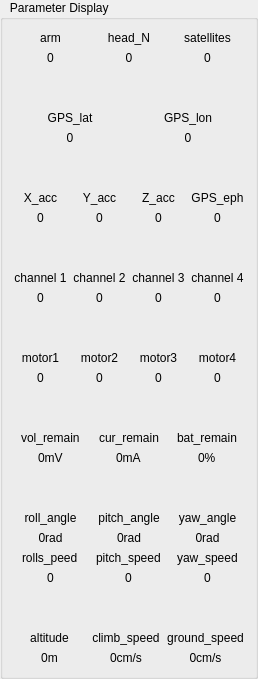
      <widget class="QGroupBox" name="groupBox_3">
       <property name="sizePolicy">
        <sizepolicy hsizetype="Fixed" vsizetype="Expanding">
         <horstretch>0</horstretch>
         <verstretch>0</verstretch>
        </sizepolicy>
       </property>
       <property name="title">
        <string>   Parameter Display</string>
       </property>
       <layout class="QGridLayout" name="gridLayout_21">
        <item row="4" column="0">
         <spacer name="verticalSpacer_2">
          <property name="orientation">
           <enum>Qt::Vertical</enum>
          </property>
          <property name="sizeHint" stdset="0">
           <size>
            <width>20</width>
            <height>40</height>
           </size>
          </property>
         </spacer>
        </item>
        <item row="11" column="0">
         <spacer name="verticalSpacer_5">
          <property name="orientation">
           <enum>Qt::Vertical</enum>
          </property>
          <property name="sizeHint" stdset="0">
           <size>
            <width>20</width>
            <height>40</height>
           </size>
          </property>
         </spacer>
        </item>
        <item row="21" column="0">
         <layout class="QGridLayout" name="gridLayout_7">
          <item row="0" column="0">
           <widget class="QLabel" name="label_24">
            <property name="text">
             <string>altitude</string>
            </property>
            <property name="alignment">
             <set>Qt::AlignCenter</set>
            </property>
           </widget>
          </item>
          <item row="0" column="1">
           <widget class="QLabel" name="label_25">
            <property name="text">
             <string>climb_speed</string>
            </property>
            <property name="alignment">
             <set>Qt::AlignCenter</set>
            </property>
           </widget>
          </item>
          <item row="0" column="2">
           <widget class="QLabel" name="label_31">
            <property name="text">
             <string>ground_speed</string>
            </property>
            <property name="alignment">
             <set>Qt::AlignCenter</set>
            </property>
           </widget>
          </item>
          <item row="1" column="0">
           <widget class="QLabel" name="label_altitude">
            <property name="text">
             <string>0m</string>
            </property>
            <property name="alignment">
             <set>Qt::AlignCenter</set>
            </property>
           </widget>
          </item>
          <item row="1" column="1">
           <widget class="QLabel" name="label_climb_speed">
            <property name="text">
             <string>0cm/s</string>
            </property>
            <property name="alignment">
             <set>Qt::AlignCenter</set>
            </property>
           </widget>
          </item>
          <item row="1" column="2">
           <widget class="QLabel" name="label_ground_speed">
            <property name="text">
             <string>0cm/s</string>
            </property>
            <property name="alignment">
             <set>Qt::AlignCenter</set>
            </property>
           </widget>
          </item>
         </layout>
        </item>
        <item row="10" column="0">
         <layout class="QGridLayout" name="gridLayout_9">
          <item row="1" column="0">
           <widget class="QLabel" name="label_motor1">
            <property name="text">
             <string>0</string>
            </property>
            <property name="alignment">
             <set>Qt::AlignCenter</set>
            </property>
           </widget>
          </item>
          <item row="1" column="3">
           <widget class="QLabel" name="label_motor4">
            <property name="text">
             <string>0</string>
            </property>
            <property name="alignment">
             <set>Qt::AlignCenter</set>
            </property>
           </widget>
          </item>
          <item row="1" column="1">
           <widget class="QLabel" name="label_motor2">
            <property name="text">
             <string>0</string>
            </property>
            <property name="alignment">
             <set>Qt::AlignCenter</set>
            </property>
           </widget>
          </item>
          <item row="0" column="0">
           <widget class="QLabel" name="label_27">
            <property name="text">
             <string>motor1</string>
            </property>
            <property name="alignment">
             <set>Qt::AlignCenter</set>
            </property>
           </widget>
          </item>
          <item row="1" column="2">
           <widget class="QLabel" name="label_motor3">
            <property name="text">
             <string>0</string>
            </property>
            <property name="alignment">
             <set>Qt::AlignCenter</set>
            </property>
           </widget>
          </item>
          <item row="0" column="3">
           <widget class="QLabel" name="label_30">
            <property name="text">
             <string>motor4</string>
            </property>
            <property name="alignment">
             <set>Qt::AlignCenter</set>
            </property>
           </widget>
          </item>
          <item row="0" column="1">
           <widget class="QLabel" name="label_28">
            <property name="text">
             <string>motor2</string>
            </property>
            <property name="alignment">
             <set>Qt::AlignCenter</set>
            </property>
           </widget>
          </item>
          <item row="0" column="2">
           <widget class="QLabel" name="label_29">
            <property name="text">
             <string>motor3</string>
            </property>
            <property name="alignment">
             <set>Qt::AlignCenter</set>
            </property>
           </widget>
          </item>
         </layout>
        </item>
        <item row="9" column="0">
         <spacer name="verticalSpacer_4">
          <property name="orientation">
           <enum>Qt::Vertical</enum>
          </property>
          <property name="sizeHint" stdset="0">
           <size>
            <width>20</width>
            <height>40</height>
           </size>
          </property>
         </spacer>
        </item>
        <item row="8" column="0">
         <layout class="QGridLayout" name="gridLayout_4">
          <item row="0" column="0">
           <widget class="QLabel" name="label_12">
            <property name="text">
             <string>channel 1</string>
            </property>
            <property name="alignment">
             <set>Qt::AlignCenter</set>
            </property>
           </widget>
          </item>
          <item row="0" column="1">
           <widget class="QLabel" name="label_13">
            <property name="text">
             <string>channel 2</string>
            </property>
            <property name="alignment">
             <set>Qt::AlignCenter</set>
            </property>
           </widget>
          </item>
          <item row="0" column="2">
           <widget class="QLabel" name="label_14">
            <property name="text">
             <string>channel 3</string>
            </property>
            <property name="alignment">
             <set>Qt::AlignCenter</set>
            </property>
           </widget>
          </item>
          <item row="0" column="3">
           <widget class="QLabel" name="label_26">
            <property name="text">
             <string>channel 4</string>
            </property>
            <property name="alignment">
             <set>Qt::AlignCenter</set>
            </property>
           </widget>
          </item>
          <item row="1" column="0">
           <widget class="QLabel" name="label_channel1">
            <property name="text">
             <string>0</string>
            </property>
            <property name="alignment">
             <set>Qt::AlignCenter</set>
            </property>
           </widget>
          </item>
          <item row="1" column="1">
           <widget class="QLabel" name="label_channel2">
            <property name="text">
             <string>0</string>
            </property>
            <property name="alignment">
             <set>Qt::AlignCenter</set>
            </property>
           </widget>
          </item>
          <item row="1" column="2">
           <widget class="QLabel" name="label_channel3">
            <property name="text">
             <string>0</string>
            </property>
            <property name="alignment">
             <set>Qt::AlignCenter</set>
            </property>
           </widget>
          </item>
          <item row="1" column="3">
           <widget class="QLabel" name="label_channel4">
            <property name="text">
             <string>0</string>
            </property>
            <property name="alignment">
             <set>Qt::AlignCenter</set>
            </property>
           </widget>
          </item>
         </layout>
        </item>
        <item row="2" column="0">
         <spacer name="verticalSpacer">
          <property name="orientation">
           <enum>Qt::Vertical</enum>
          </property>
          <property name="sizeHint" stdset="0">
           <size>
            <width>20</width>
            <height>40</height>
           </size>
          </property>
         </spacer>
        </item>
        <item row="13" column="0">
         <spacer name="verticalSpacer_6">
          <property name="orientation">
           <enum>Qt::Vertical</enum>
          </property>
          <property name="sizeHint" stdset="0">
           <size>
            <width>20</width>
            <height>40</height>
           </size>
          </property>
         </spacer>
        </item>
        <item row="20" column="0">
         <spacer name="verticalSpacer_7">
          <property name="orientation">
           <enum>Qt::Vertical</enum>
          </property>
          <property name="sizeHint" stdset="0">
           <size>
            <width>20</width>
            <height>40</height>
           </size>
          </property>
         </spacer>
        </item>
        <item row="19" column="0">
         <layout class="QGridLayout" name="gridLayout_20">
          <item row="0" column="0" alignment="Qt::AlignHCenter">
           <widget class="QLabel" name="label_57">
            <property name="text">
             <string>rolls_peed</string>
            </property>
           </widget>
          </item>
          <item row="0" column="1" alignment="Qt::AlignHCenter">
           <widget class="QLabel" name="label_58">
            <property name="text">
             <string>pitch_speed</string>
            </property>
           </widget>
          </item>
          <item row="0" column="2" alignment="Qt::AlignHCenter">
           <widget class="QLabel" name="label_59">
            <property name="text">
             <string>yaw_speed</string>
            </property>
           </widget>
          </item>
          <item row="1" column="0" alignment="Qt::AlignHCenter">
           <widget class="QLabel" name="label_rollspeed">
            <property name="text">
             <string>0</string>
            </property>
           </widget>
          </item>
          <item row="1" column="1" alignment="Qt::AlignHCenter">
           <widget class="QLabel" name="label_pitchspeed">
            <property name="text">
             <string>0</string>
            </property>
           </widget>
          </item>
          <item row="1" column="2" alignment="Qt::AlignHCenter">
           <widget class="QLabel" name="label_yawspeed">
            <property name="text">
             <string>0</string>
            </property>
           </widget>
          </item>
         </layout>
        </item>
        <item row="0" column="0">
         <layout class="QGridLayout" name="gridLayout_19">
          <item row="1" column="1">
           <widget class="QLabel" name="label_head_N">
            <property name="text">
             <string>0</string>
            </property>
            <property name="alignment">
             <set>Qt::AlignCenter</set>
            </property>
           </widget>
          </item>
          <item row="0" column="2">
           <widget class="QLabel" name="label_56">
            <property name="text">
             <string>satellites</string>
            </property>
            <property name="alignment">
             <set>Qt::AlignCenter</set>
            </property>
           </widget>
          </item>
          <item row="0" column="1">
           <widget class="QLabel" name="label_55">
            <property name="text">
             <string>head_N</string>
            </property>
            <property name="alignment">
             <set>Qt::AlignCenter</set>
            </property>
           </widget>
          </item>
          <item row="0" column="0">
           <widget class="QLabel" name="label_53">
            <property name="text">
             <string>arm</string>
            </property>
            <property name="alignment">
             <set>Qt::AlignCenter</set>
            </property>
           </widget>
          </item>
          <item row="1" column="2">
           <widget class="QLabel" name="label_satellites">
            <property name="text">
             <string>0</string>
            </property>
            <property name="alignment">
             <set>Qt::AlignCenter</set>
            </property>
           </widget>
          </item>
          <item row="1" column="0">
           <widget class="QLabel" name="label_arm">
            <property name="text">
             <string>0</string>
            </property>
            <property name="alignment">
             <set>Qt::AlignCenter</set>
            </property>
           </widget>
          </item>
         </layout>
        </item>
        <item row="12" column="0">
         <layout class="QGridLayout" name="gridLayout_6">
          <item row="0" column="0" alignment="Qt::AlignHCenter">
           <widget class="QLabel" name="label_21">
            <property name="text">
             <string>vol_remain</string>
            </property>
           </widget>
          </item>
          <item row="0" column="1" alignment="Qt::AlignHCenter">
           <widget class="QLabel" name="label_22">
            <property name="text">
             <string>cur_remain</string>
            </property>
           </widget>
          </item>
          <item row="0" column="2" alignment="Qt::AlignHCenter">
           <widget class="QLabel" name="label_23">
            <property name="text">
             <string>bat_remain</string>
            </property>
           </widget>
          </item>
          <item row="1" column="0" alignment="Qt::AlignHCenter">
           <widget class="QLabel" name="label_vol_remain">
            <property name="text">
             <string>0mV</string>
            </property>
           </widget>
          </item>
          <item row="1" column="1" alignment="Qt::AlignHCenter">
           <widget class="QLabel" name="label_cur_remain">
            <property name="text">
             <string>0mA</string>
            </property>
           </widget>
          </item>
          <item row="1" column="2" alignment="Qt::AlignHCenter">
           <widget class="QLabel" name="label_bat_remain">
            <property name="text">
             <string>0%</string>
            </property>
           </widget>
          </item>
         </layout>
        </item>
        <item row="14" column="0" rowspan="5">
         <layout class="QGridLayout" name="gridLayout_11">
          <item row="0" column="1">
           <widget class="QLabel" name="label_3">
            <property name="layoutDirection">
             <enum>Qt::LeftToRight</enum>
            </property>
            <property name="text">
             <string>pitch_angle</string>
            </property>
            <property name="alignment">
             <set>Qt::AlignCenter</set>
            </property>
           </widget>
          </item>
          <item row="0" column="0">
           <widget class="QLabel" name="label">
            <property name="layoutDirection">
             <enum>Qt::LeftToRight</enum>
            </property>
            <property name="text">
             <string>roll_angle</string>
            </property>
            <property name="alignment">
             <set>Qt::AlignCenter</set>
            </property>
           </widget>
          </item>
          <item row="1" column="0">
           <widget class="QLabel" name="label_roll_angle">
            <property name="layoutDirection">
             <enum>Qt::LeftToRight</enum>
            </property>
            <property name="text">
             <string>0rad</string>
            </property>
            <property name="alignment">
             <set>Qt::AlignCenter</set>
            </property>
           </widget>
          </item>
          <item row="0" column="2">
           <widget class="QLabel" name="label_4">
            <property name="layoutDirection">
             <enum>Qt::LeftToRight</enum>
            </property>
            <property name="text">
             <string>yaw_angle</string>
            </property>
            <property name="alignment">
             <set>Qt::AlignCenter</set>
            </property>
           </widget>
          </item>
          <item row="1" column="1">
           <widget class="QLabel" name="label_pitch_angle">
            <property name="layoutDirection">
             <enum>Qt::LeftToRight</enum>
            </property>
            <property name="text">
             <string>0rad</string>
            </property>
            <property name="alignment">
             <set>Qt::AlignCenter</set>
            </property>
           </widget>
          </item>
          <item row="1" column="2">
           <widget class="QLabel" name="label_yaw_angle">
            <property name="layoutDirection">
             <enum>Qt::LeftToRight</enum>
            </property>
            <property name="text">
             <string>0rad</string>
            </property>
            <property name="alignment">
             <set>Qt::AlignCenter</set>
            </property>
           </widget>
          </item>
         </layout>
        </item>
        <item row="7" column="0">
         <spacer name="verticalSpacer_3">
          <property name="orientation">
           <enum>Qt::Vertical</enum>
          </property>
          <property name="sizeHint" stdset="0">
           <size>
            <width>20</width>
            <height>40</height>
           </size>
          </property>
         </spacer>
        </item>
        <item row="6" column="0">
         <layout class="QGridLayout" name="gridLayout_5">
          <item row="0" column="0">
           <widget class="QLabel" name="label_17">
            <property name="text">
             <string>X_acc</string>
            </property>
            <property name="alignment">
             <set>Qt::AlignCenter</set>
            </property>
           </widget>
          </item>
          <item row="0" column="1">
           <widget class="QLabel" name="label_18">
            <property name="text">
             <string>Y_acc</string>
            </property>
            <property name="alignment">
             <set>Qt::AlignCenter</set>
            </property>
           </widget>
          </item>
          <item row="0" column="2">
           <widget class="QLabel" name="label_19">
            <property name="text">
             <string>Z_acc</string>
            </property>
            <property name="alignment">
             <set>Qt::AlignCenter</set>
            </property>
           </widget>
          </item>
          <item row="0" column="3">
           <widget class="QLabel" name="label_eph">
            <property name="text">
             <string>GPS_eph</string>
            </property>
            <property name="alignment">
             <set>Qt::AlignCenter</set>
            </property>
           </widget>
          </item>
          <item row="1" column="0">
           <widget class="QLabel" name="label_X_acc">
            <property name="text">
             <string>0</string>
            </property>
            <property name="alignment">
             <set>Qt::AlignCenter</set>
            </property>
           </widget>
          </item>
          <item row="1" column="1">
           <widget class="QLabel" name="label_Y_acc">
            <property name="text">
             <string>0</string>
            </property>
            <property name="alignment">
             <set>Qt::AlignCenter</set>
            </property>
           </widget>
          </item>
          <item row="1" column="2">
           <widget class="QLabel" name="label_Z_acc">
            <property name="text">
             <string>0</string>
            </property>
            <property name="alignment">
             <set>Qt::AlignCenter</set>
            </property>
           </widget>
          </item>
          <item row="1" column="3">
           <widget class="QLabel" name="label_GPS_eph">
            <property name="text">
             <string>0</string>
            </property>
            <property name="alignment">
             <set>Qt::AlignCenter</set>
            </property>
           </widget>
          </item>
         </layout>
        </item>
        <item row="3" column="0">
         <layout class="QGridLayout" name="gridLayout_3">
          <item row="1" column="1">
           <widget class="QLabel" name="label_GPS_lon">
            <property name="text">
             <string>0</string>
            </property>
            <property name="alignment">
             <set>Qt::AlignCenter</set>
            </property>
           </widget>
          </item>
          <item row="1" column="0">
           <widget class="QLabel" name="label_GPS_lat">
            <property name="text">
             <string>0</string>
            </property>
            <property name="alignment">
             <set>Qt::AlignCenter</set>
            </property>
           </widget>
          </item>
          <item row="0" column="1">
           <widget class="QLabel" name="label_10">
            <property name="text">
             <string>GPS_lon</string>
            </property>
            <property name="alignment">
             <set>Qt::AlignCenter</set>
            </property>
           </widget>
          </item>
          <item row="0" column="0">
           <widget class="QLabel" name="label_11">
            <property name="text">
             <string>GPS_lat</string>
            </property>
            <property name="alignment">
             <set>Qt::AlignCenter</set>
            </property>
           </widget>
          </item>
         </layout>
        </item>
       </layout>
      </widget>
